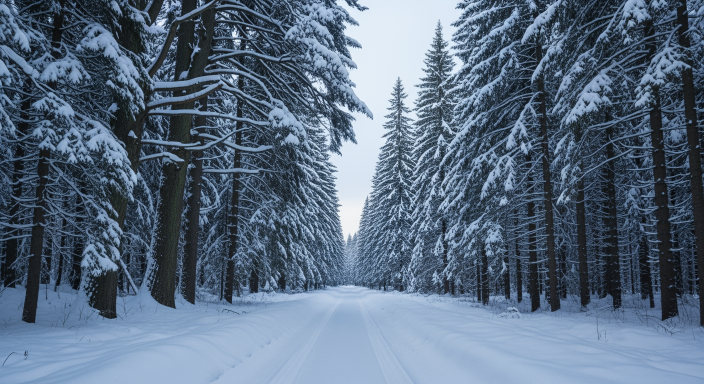
#> input picture images/original.png, 1408 x 768 px (shown at 1/2 size)
$ python rgba_layers.py
#> lines starting #> are read from the running program, lines starting #| are printed output that depends on the picture
import cv2
import numpy as np
import os

# ── PATHS ──────────────────────────────────────────────────────────────
original_image_path = '../images/original.png'
masks_folder = '../images/inpainting'
output_folder = '../images/rgba_layers'

os.makedirs(output_folder, exist_ok=True)

# ── LOAD ORIGINAL ──────────────────────────────────────────────────────
original = cv2.imread(original_image_path)
#> original is the input picture: shape (768, 1408, 3); mean B, G, R 128.4, 107.9, 90
if original is None:
    raise FileNotFoundError(f"Could not load image: {original_image_path}")

orig_h, orig_w = original.shape[:2]
#> orig_h = 768; orig_w = 1408
print(f"Original image: {orig_w}x{orig_h}")
#| Original image: 1408x768

# ── PROCESS EACH MASK ──────────────────────────────────────────────────
for mask_file in sorted(os.listdir(masks_folder)):
    if not (mask_file.endswith('.png') or mask_file.endswith('.jpg')):
        continue

    mask_path = os.path.join(masks_folder, mask_file)
    mask = cv2.imread(mask_path, cv2.IMREAD_GRAYSCALE)
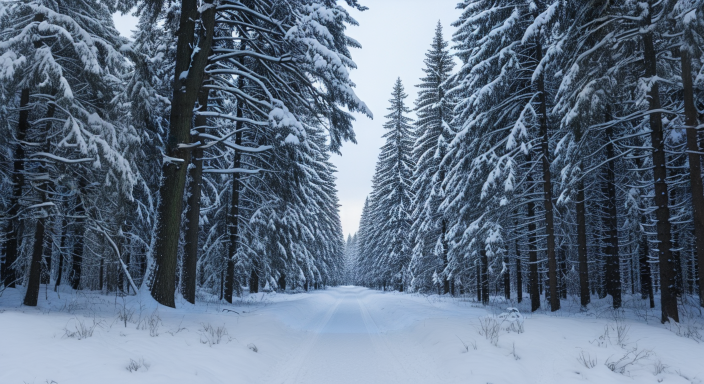
#> input picture images/inpainting/Anything_0.png, 1408 x 768 px (shown at 1/2 size)
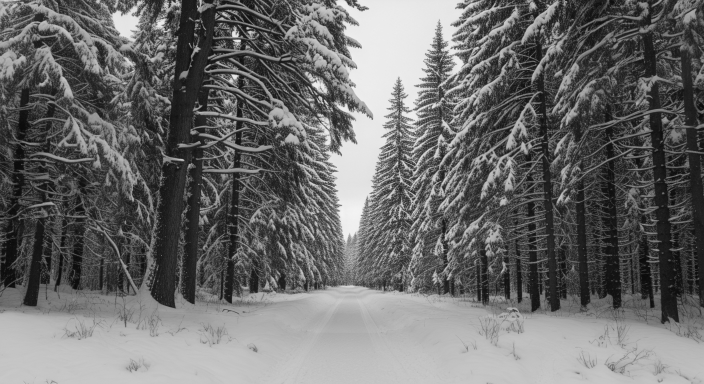
#> mask: shape (768, 1408) (shown at 1/2 size); min 4, max 250, mean 107.6

    if mask is None:
        print(f"Skipping {mask_file} — could not load")
        continue

    # Resize mask to match original if needed
    if mask.shape[:2] != (orig_h, orig_w):
        mask = cv2.resize(mask, (orig_w, orig_h), interpolation=cv2.INTER_NEAREST)

    # Build RGBA — original RGB + mask as alpha
    rgba = cv2.cvtColor(original, cv2.COLOR_BGR2BGRA)
    rgba[:, :, 3] = mask  # white = visible, black = transparent

    # Save
    name = os.path.splitext(mask_file)[0]
    out_path = os.path.join(output_folder, f'{name}_rgba.png')
    cv2.imwrite(out_path, rgba)
    print(f"Saved {name}_rgba.png")
#> pass 2 of the loop `for mask_file in sorted(os.listdir(masks_folder)):`:
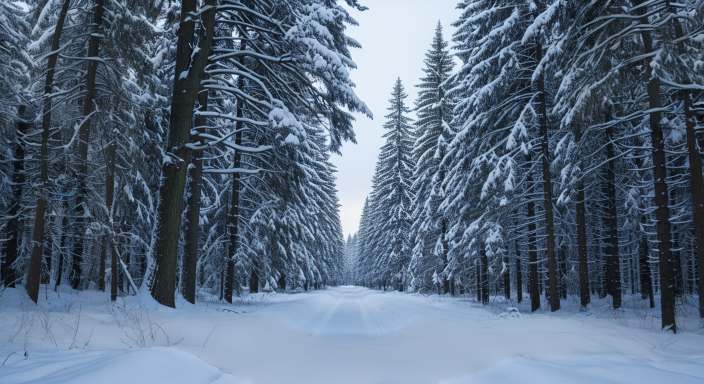
#> input picture images/inpainting/Anything_1.png, 1408 x 768 px (shown at 1/2 size)
#> `mask = cv2.imread(mask_path, cv2.IMREAD_GRAYSCALE)`:
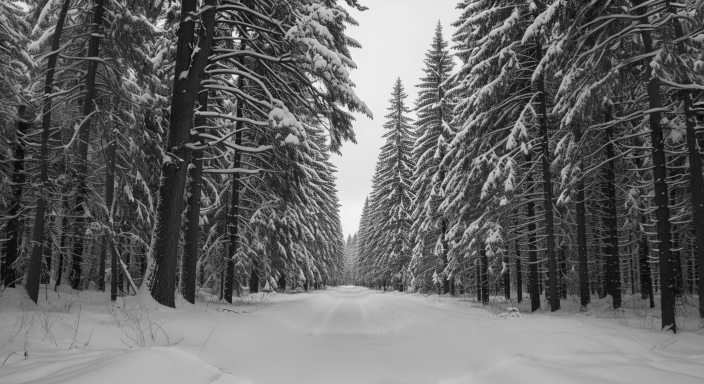
#> mask: shape (768, 1408) (shown at 1/2 size); min 5, max 251, mean 103.4
#> `rgba[:, :, 3] = mask`:
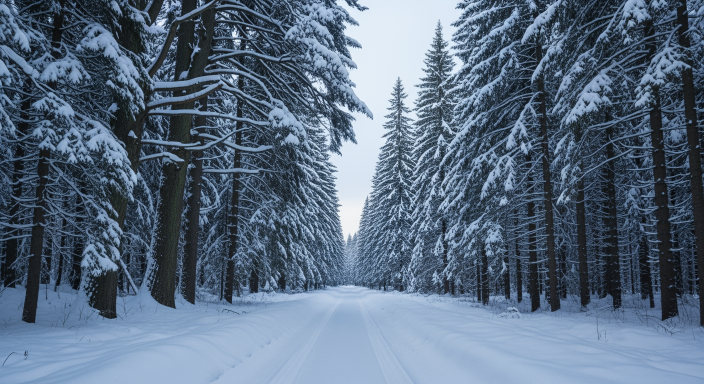
#> rgba: shape (768, 1408, 4) (shown at 1/2 size); mean B, G, R, A 128.4, 107.9, 90, 103.4
#> pass 3 of the loop `for mask_file in sorted(os.listdir(masks_folder)):`:
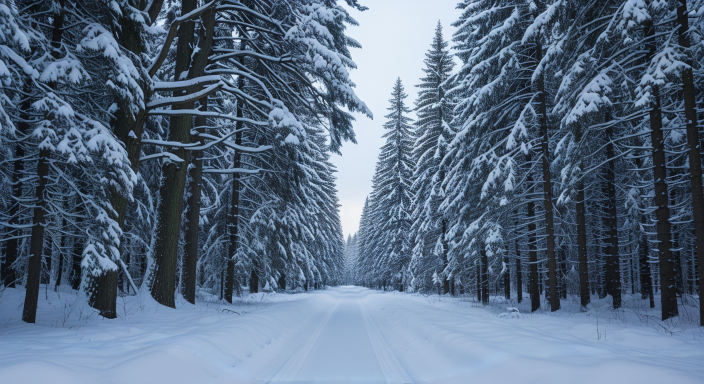
#> input picture images/inpainting/Anything_2.png, 1408 x 768 px (shown at 1/2 size)
#> `mask = cv2.imread(mask_path, cv2.IMREAD_GRAYSCALE)`:
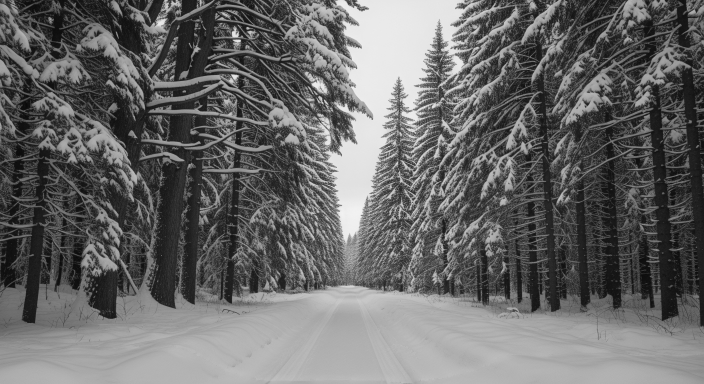
#> mask: shape (768, 1408) (shown at 1/2 size); min 4, max 250, mean 104
#> `rgba[:, :, 3] = mask`:
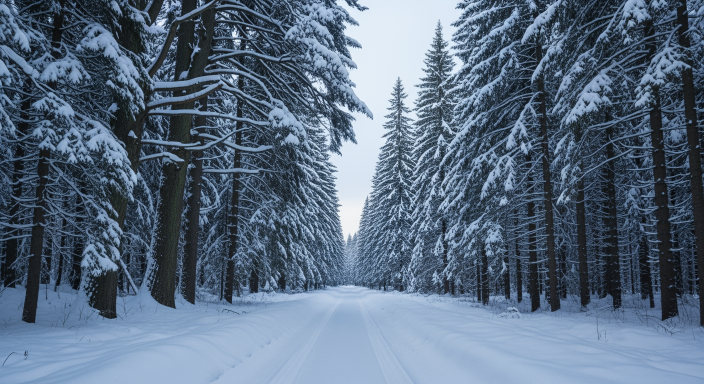
#> rgba: shape (768, 1408, 4) (shown at 1/2 size); mean B, G, R, A 128.4, 107.9, 90, 104

print("Done — RGBA layers saved to:", output_folder)
